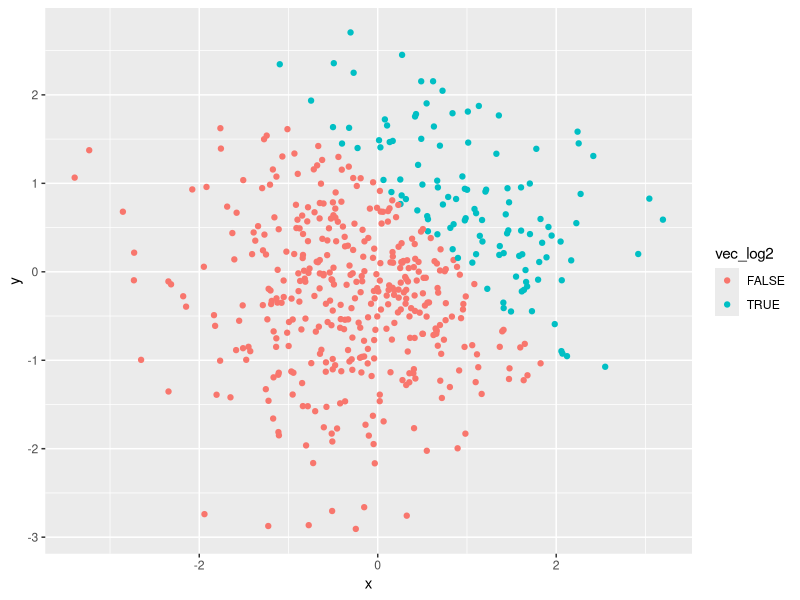
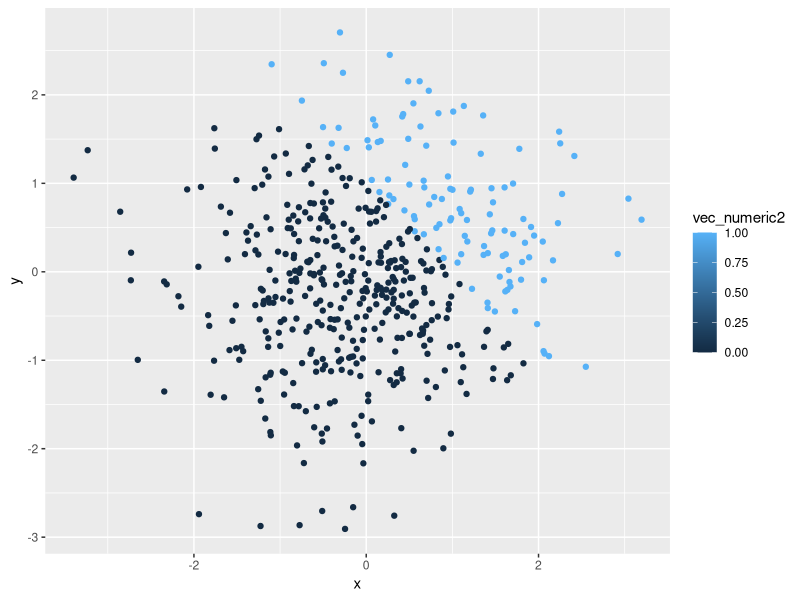
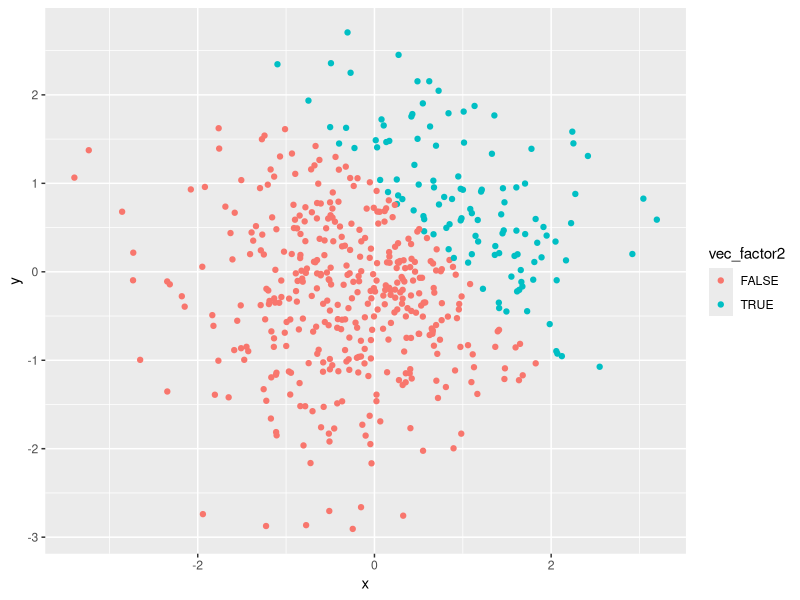
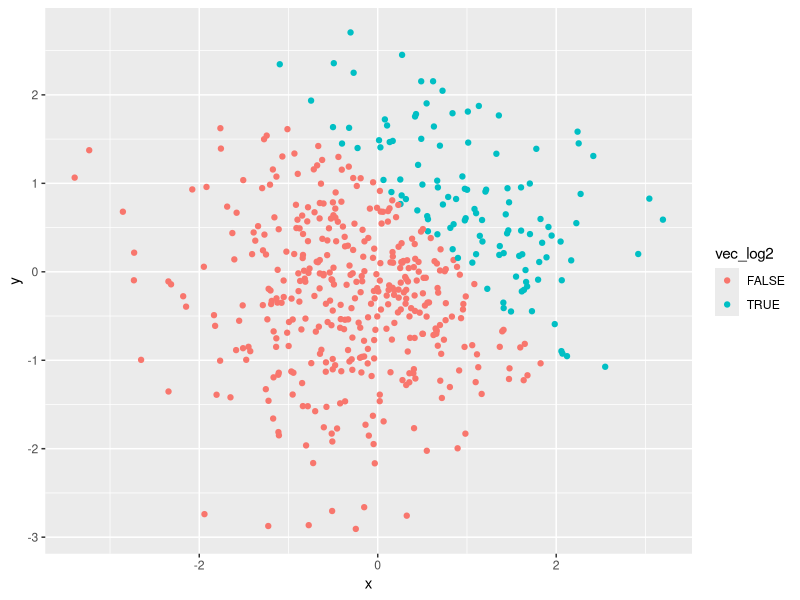

Here is the R script that generated these plots, in order:
## ---- chunk 1
knitr::opts_chunk$set(echo = TRUE)
## ---- chunk 2
library(tidyverse)

hw1_df = tibble(
  norm_samp = rnorm(8),
  norm_samp_log = norm_samp > 0,
  vec_char = c("one","two","three","four","five","six", "seven","eight"),
  vec_factor = factor(c("cat", "dog", "bird", "cat","dog","bird", "cat", "dog"))
)
## ---- chunk 3
mean(pull(hw1_df, norm_samp))
## ---- chunk 4
mean(pull(hw1_df,vec_char))
## ---- chunk 5
mean(pull(hw1_df,vec_factor))
## ---- chunk 6
mean(pull(hw1_df, norm_samp_log))
## ---- chunk 7
as.numeric(pull(hw1_df,vec_char))
## ---- chunk 8
as.numeric(pull(hw1_df,vec_factor))
## ---- chunk 9
as.numeric(pull(hw1_df, norm_samp_log))
## ---- chunk 10
as.numeric(pull(hw1_df,norm_samp))
## ---- chunk 11
as.numeric(pull(hw1_df,norm_samp_log)) * (pull(hw1_df,norm_samp))
as.factor(pull(hw1_df,norm_samp_log)) * (pull(hw1_df,norm_samp))
as.numeric(as.factor(pull(hw1_df,norm_samp_log)))*(pull(hw1_df,norm_samp))
## ---- chunk 12
set.seed(1234)

plot_df2 = tibble(
  x = rnorm(500),
  y = rnorm(500),
  vec_log2 = x + y >1,
  vec_numeric2 = as.numeric(vec_log2), 
  vec_factor2 = as.factor(vec_log2)
)
## ---- chunk 13
ggplot(plot_df2, aes(x=x, y=y, color = vec_log2)) + geom_point()
ggsave("plot_df2.png")
ggplot(plot_df2, aes(x=x, y=y, color = vec_numeric2)) + geom_point()
ggplot(plot_df2, aes(x=x, y=y, color = vec_factor2)) + geom_point()
